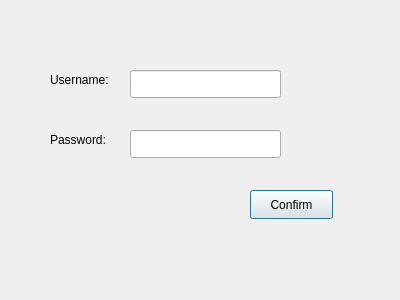
<?xml version="1.0" encoding="UTF-8"?>
<ui version="4.0">
 <class>teacherauthenticate</class>
 <widget class="QDialog" name="teacherauthenticate">
  <property name="geometry">
   <rect>
    <x>0</x>
    <y>0</y>
    <width>400</width>
    <height>300</height>
   </rect>
  </property>
  <property name="windowTitle">
   <string>Dialog</string>
  </property>
  <widget class="QLabel" name="label">
   <property name="geometry">
    <rect>
     <x>50</x>
     <y>70</y>
     <width>71</width>
     <height>20</height>
    </rect>
   </property>
   <property name="text">
    <string>Username:</string>
   </property>
  </widget>
  <widget class="QLabel" name="label_2">
   <property name="geometry">
    <rect>
     <x>50</x>
     <y>130</y>
     <width>71</width>
     <height>20</height>
    </rect>
   </property>
   <property name="text">
    <string>Password:</string>
   </property>
  </widget>
  <widget class="QLineEdit" name="usernameLineEdit">
   <property name="geometry">
    <rect>
     <x>130</x>
     <y>70</y>
     <width>151</width>
     <height>28</height>
    </rect>
   </property>
  </widget>
  <widget class="QLineEdit" name="passwordLineEdit">
   <property name="geometry">
    <rect>
     <x>130</x>
     <y>130</y>
     <width>151</width>
     <height>28</height>
    </rect>
   </property>
   <property name="echoMode">
    <enum>QLineEdit::Password</enum>
   </property>
  </widget>
  <widget class="QPushButton" name="pushButton">
   <property name="geometry">
    <rect>
     <x>250</x>
     <y>190</y>
     <width>83</width>
     <height>29</height>
    </rect>
   </property>
   <property name="text">
    <string>Confirm</string>
   </property>
  </widget>
 </widget>
 <resources/>
 <connections/>
</ui>
